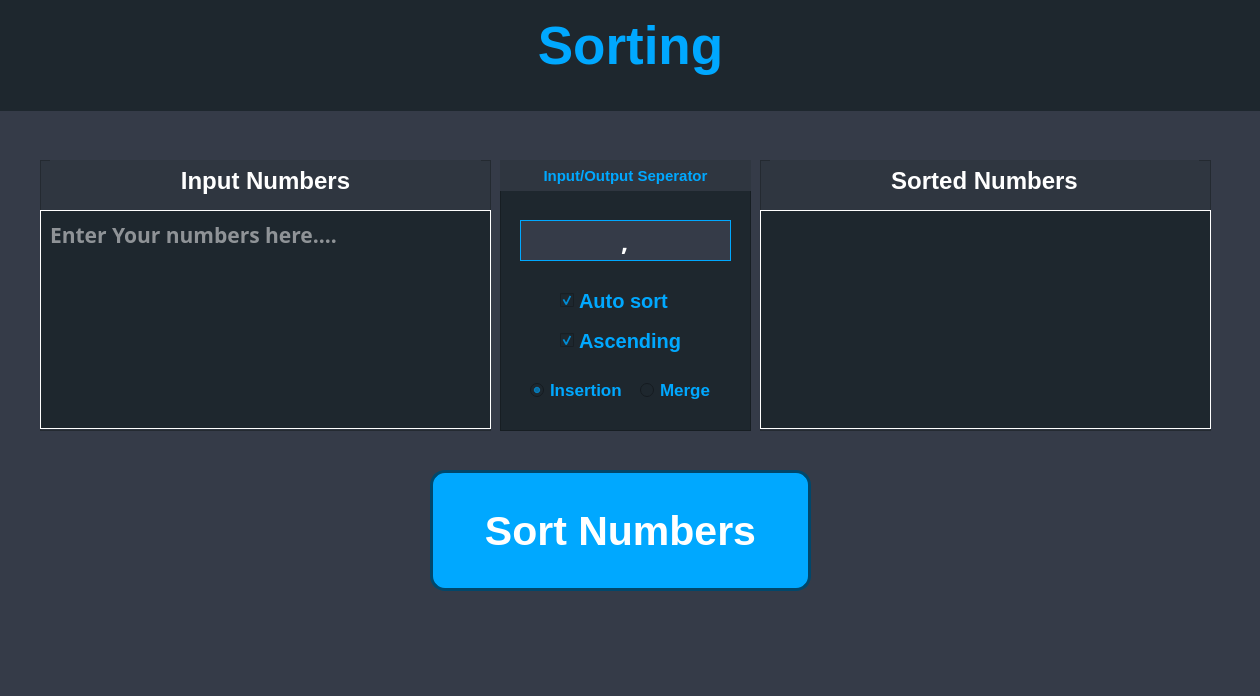
<?xml version="1.0" encoding="UTF-8"?>
<ui version="4.0">
 <author>Ahmed Mohsen</author>
 <class>MainWindow</class>
 <widget class="QMainWindow" name="MainWindow">
  <property name="geometry">
   <rect>
    <x>0</x>
    <y>0</y>
    <width>1260</width>
    <height>696</height>
   </rect>
  </property>
  <property name="font">
   <font>
    <family>MV Boli</family>
   </font>
  </property>
  <property name="windowTitle">
   <string>Insertion Sort</string>
  </property>
  <property name="styleSheet">
   <string notr="true">background-color:#353b48</string>
  </property>
  <widget class="QWidget" name="centralwidget">
   <widget class="QWidget" name="verticalLayoutWidget_3">
    <property name="geometry">
     <rect>
      <x>0</x>
      <y>-20</y>
      <width>1261</width>
      <height>131</height>
     </rect>
    </property>
    <layout class="QVBoxLayout" name="verticalLayout_4">
     <item>
      <widget class="QLabel" name="Title">
       <property name="font">
        <font>
         <pointsize>40</pointsize>
         <weight>75</weight>
         <bold>true</bold>
        </font>
       </property>
       <property name="styleSheet">
        <string notr="true">color:#00a8ff;
background-color:#1e272e</string>
       </property>
       <property name="text">
        <string>Sorting</string>
       </property>
       <property name="alignment">
        <set>Qt::AlignCenter</set>
       </property>
      </widget>
     </item>
    </layout>
   </widget>
   <widget class="QPushButton" name="btn_sort">
    <property name="geometry">
     <rect>
      <x>430</x>
      <y>470</y>
      <width>381</width>
      <height>121</height>
     </rect>
    </property>
    <property name="font">
     <font>
      <pointsize>31</pointsize>
      <weight>75</weight>
      <bold>true</bold>
     </font>
    </property>
    <property name="cursor">
     <cursorShape>PointingHandCursor</cursorShape>
    </property>
    <property name="styleSheet">
     <string notr="true">QPushButton {
  background-color:#00a8ff;
  border: 3px solid rgb(0, 71, 107);
  border-radius: 15px;
  color: #FFFFFF;
  line-height: normal;
  margin: 0;
  min-height: 60px;
  min-width: 0;
  outline: none;
  padding: 16px 24px;
  text-align: center;
  text-decoration: none;
  width: 100%;
}


QPushButton:hover {
 background-color:rgb(0, 114, 171);

}</string>
    </property>
    <property name="text">
     <string>Sort Numbers</string>
    </property>
    <property name="checkable">
     <bool>false</bool>
    </property>
    <property name="checked">
     <bool>false</bool>
    </property>
    <property name="autoDefault">
     <bool>false</bool>
    </property>
    <property name="default">
     <bool>false</bool>
    </property>
    <property name="flat">
     <bool>false</bool>
    </property>
   </widget>
   <widget class="QFrame" name="frame">
    <property name="geometry">
     <rect>
      <x>40</x>
      <y>160</y>
      <width>451</width>
      <height>271</height>
     </rect>
    </property>
    <property name="styleSheet">
     <string notr="true">QFrame{
background-color:#2f3640;
}</string>
    </property>
    <property name="frameShape">
     <enum>QFrame::StyledPanel</enum>
    </property>
    <property name="frameShadow">
     <enum>QFrame::Raised</enum>
    </property>
    <widget class="QTextEdit" name="te_input">
     <property name="geometry">
      <rect>
       <x>0</x>
       <y>50</y>
       <width>451</width>
       <height>219</height>
      </rect>
     </property>
     <property name="font">
      <font>
       <family>Samim</family>
       <pointsize>16</pointsize>
       <weight>75</weight>
       <bold>true</bold>
      </font>
     </property>
     <property name="styleSheet">
      <string notr="true">color:white;
border:1px solid white;
background-color:#1e272e;
padding:5px</string>
     </property>
     <property name="tabChangesFocus">
      <bool>true</bool>
     </property>
     <property name="placeholderText">
      <string>Enter Your numbers here....</string>
     </property>
    </widget>
    <widget class="QLabel" name="lbl_input">
     <property name="geometry">
      <rect>
       <x>10</x>
       <y>0</y>
       <width>431</width>
       <height>41</height>
      </rect>
     </property>
     <property name="font">
      <font>
       <pointsize>18</pointsize>
       <weight>75</weight>
       <bold>true</bold>
      </font>
     </property>
     <property name="styleSheet">
      <string notr="true">color:white</string>
     </property>
     <property name="text">
      <string>Input Numbers</string>
     </property>
     <property name="alignment">
      <set>Qt::AlignCenter</set>
     </property>
    </widget>
   </widget>
   <widget class="QFrame" name="frame_2">
    <property name="geometry">
     <rect>
      <x>760</x>
      <y>160</y>
      <width>451</width>
      <height>271</height>
     </rect>
    </property>
    <property name="styleSheet">
     <string notr="true">QFrame{
background-color:#2f3640;
}</string>
    </property>
    <property name="frameShape">
     <enum>QFrame::StyledPanel</enum>
    </property>
    <property name="frameShadow">
     <enum>QFrame::Raised</enum>
    </property>
    <widget class="QTextEdit" name="te_output">
     <property name="geometry">
      <rect>
       <x>0</x>
       <y>50</y>
       <width>451</width>
       <height>219</height>
      </rect>
     </property>
     <property name="font">
      <font>
       <family>Samim</family>
       <pointsize>16</pointsize>
       <weight>75</weight>
       <bold>true</bold>
      </font>
     </property>
     <property name="styleSheet">
      <string notr="true">color:white;
border:1px solid white;
background-color:#1e272e;
padding:5px</string>
     </property>
     <property name="tabChangesFocus">
      <bool>true</bool>
     </property>
     <property name="readOnly">
      <bool>true</bool>
     </property>
     <property name="placeholderText">
      <string/>
     </property>
    </widget>
    <widget class="QLabel" name="lbl_output">
     <property name="geometry">
      <rect>
       <x>10</x>
       <y>0</y>
       <width>429</width>
       <height>41</height>
      </rect>
     </property>
     <property name="font">
      <font>
       <pointsize>18</pointsize>
       <weight>75</weight>
       <bold>true</bold>
      </font>
     </property>
     <property name="styleSheet">
      <string notr="true">color:white</string>
     </property>
     <property name="text">
      <string>Sorted Numbers</string>
     </property>
     <property name="alignment">
      <set>Qt::AlignCenter</set>
     </property>
    </widget>
   </widget>
   <widget class="QFrame" name="frame_3">
    <property name="geometry">
     <rect>
      <x>500</x>
      <y>160</y>
      <width>251</width>
      <height>271</height>
     </rect>
    </property>
    <property name="styleSheet">
     <string notr="true">QFrame{
background-color:#1e272e;
}</string>
    </property>
    <property name="frameShape">
     <enum>QFrame::StyledPanel</enum>
    </property>
    <property name="frameShadow">
     <enum>QFrame::Raised</enum>
    </property>
    <widget class="QLineEdit" name="le_sep">
     <property name="geometry">
      <rect>
       <x>20</x>
       <y>60</y>
       <width>211</width>
       <height>41</height>
      </rect>
     </property>
     <property name="font">
      <font>
       <family>Samim</family>
       <pointsize>19</pointsize>
       <weight>75</weight>
       <bold>true</bold>
      </font>
     </property>
     <property name="styleSheet">
      <string notr="true">color:white;
border:1px solid #00a8ff;
padding:5px</string>
     </property>
     <property name="text">
      <string>,</string>
     </property>
     <property name="maxLength">
      <number>1</number>
     </property>
     <property name="alignment">
      <set>Qt::AlignCenter</set>
     </property>
    </widget>
    <widget class="QLabel" name="label_6">
     <property name="geometry">
      <rect>
       <x>0</x>
       <y>0</y>
       <width>251</width>
       <height>31</height>
      </rect>
     </property>
     <property name="font">
      <font>
       <pointsize>11</pointsize>
       <weight>75</weight>
       <bold>true</bold>
      </font>
     </property>
     <property name="styleSheet">
      <string notr="true">color:#00a8ff;
background-color:#2f3640;</string>
     </property>
     <property name="text">
      <string>Input/Output Seperator</string>
     </property>
     <property name="alignment">
      <set>Qt::AlignCenter</set>
     </property>
    </widget>
    <widget class="QCheckBox" name="btn_autosort">
     <property name="geometry">
      <rect>
       <x>60</x>
       <y>120</y>
       <width>151</width>
       <height>41</height>
      </rect>
     </property>
     <property name="font">
      <font>
       <pointsize>15</pointsize>
       <weight>75</weight>
       <bold>true</bold>
      </font>
     </property>
     <property name="cursor">
      <cursorShape>PointingHandCursor</cursorShape>
     </property>
     <property name="styleSheet">
      <string notr="true">color:#00a8ff;
background-color:#1e272e;</string>
     </property>
     <property name="text">
      <string>Auto sort</string>
     </property>
     <property name="iconSize">
      <size>
       <width>50</width>
       <height>50</height>
      </size>
     </property>
     <property name="checked">
      <bool>true</bool>
     </property>
    </widget>
    <widget class="QCheckBox" name="cb_asc">
     <property name="geometry">
      <rect>
       <x>60</x>
       <y>160</y>
       <width>151</width>
       <height>41</height>
      </rect>
     </property>
     <property name="font">
      <font>
       <pointsize>15</pointsize>
       <weight>75</weight>
       <bold>true</bold>
      </font>
     </property>
     <property name="cursor">
      <cursorShape>PointingHandCursor</cursorShape>
     </property>
     <property name="styleSheet">
      <string notr="true">color:#00a8ff;
background-color:#1e272e;</string>
     </property>
     <property name="text">
      <string>Ascending</string>
     </property>
     <property name="iconSize">
      <size>
       <width>50</width>
       <height>50</height>
      </size>
     </property>
     <property name="checked">
      <bool>true</bool>
     </property>
    </widget>
    <widget class="QRadioButton" name="rb_merge">
     <property name="geometry">
      <rect>
       <x>140</x>
       <y>220</y>
       <width>71</width>
       <height>20</height>
      </rect>
     </property>
     <property name="font">
      <font>
       <pointsize>13</pointsize>
       <weight>75</weight>
       <bold>true</bold>
      </font>
     </property>
     <property name="styleSheet">
      <string notr="true">color:#00a8ff;
background-color:#1e272e;</string>
     </property>
     <property name="text">
      <string>Merge</string>
     </property>
     <property name="iconSize">
      <size>
       <width>20</width>
       <height>20</height>
      </size>
     </property>
     <property name="checked">
      <bool>false</bool>
     </property>
    </widget>
    <widget class="QRadioButton" name="rb_insertion">
     <property name="geometry">
      <rect>
       <x>30</x>
       <y>220</y>
       <width>101</width>
       <height>20</height>
      </rect>
     </property>
     <property name="font">
      <font>
       <pointsize>13</pointsize>
       <weight>75</weight>
       <bold>true</bold>
      </font>
     </property>
     <property name="styleSheet">
      <string notr="true">color:#00a8ff;
background-color:#1e272e;</string>
     </property>
     <property name="text">
      <string>Insertion</string>
     </property>
     <property name="checked">
      <bool>true</bool>
     </property>
    </widget>
    <zorder>label_6</zorder>
    <zorder>le_sep</zorder>
    <zorder>btn_autosort</zorder>
    <zorder>cb_asc</zorder>
    <zorder>rb_merge</zorder>
    <zorder>rb_insertion</zorder>
   </widget>
  </widget>
  <widget class="QMenuBar" name="menubar">
   <property name="geometry">
    <rect>
     <x>0</x>
     <y>0</y>
     <width>1260</width>
     <height>21</height>
    </rect>
   </property>
  </widget>
  <widget class="QStatusBar" name="statusbar"/>
 </widget>
 <tabstops>
  <tabstop>te_input</tabstop>
  <tabstop>le_sep</tabstop>
  <tabstop>btn_autosort</tabstop>
  <tabstop>btn_sort</tabstop>
  <tabstop>te_output</tabstop>
 </tabstops>
 <resources/>
 <connections/>
 <designerdata>
  <property name="gridDeltaX">
   <number>10</number>
  </property>
  <property name="gridDeltaY">
   <number>10</number>
  </property>
  <property name="gridSnapX">
   <bool>true</bool>
  </property>
  <property name="gridSnapY">
   <bool>true</bool>
  </property>
  <property name="gridVisible">
   <bool>true</bool>
  </property>
 </designerdata>
</ui>
